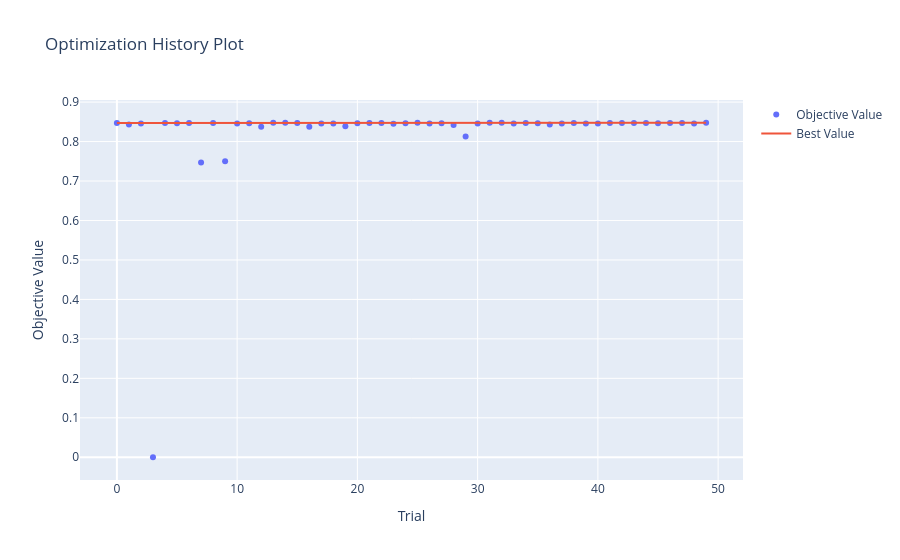
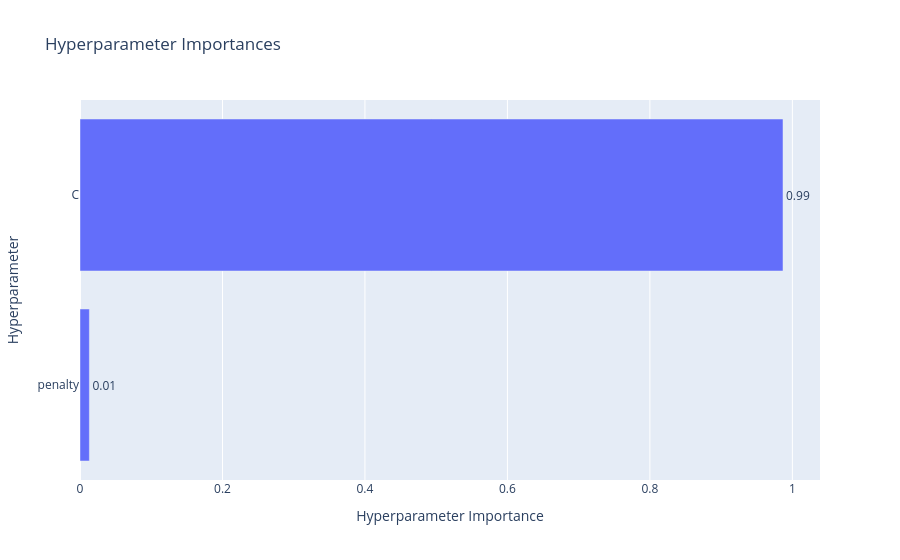

The code cell stored with these charts, in order, in its notebook:
### Code cell
optuna.visualization.plot_optimization_history(study).show()
optuna.visualization.plot_param_importances(study).show()

### Figure 1 — Plotly figure (JSON) as saved in the notebook; plotly's stock layout.template omitted (floating-point values rounded to 4 significant figures)
{"data": [{"mode": "markers", "name": "Objective Value", "type": "scatter", "x": [0, 1, 2, 3, 4, 5, 6, 7, 8, 9, 10, 11, 12, 13, 14, 15, 16, 17, 18, 19, 20, 21, 22, 23, 24, 25, 26, 27, 28, 29, 30, 31, 32, 33, 34, 35, 36, 37, 38, 39, 40, 41, 42, 43, 44, 45, 46, 47, 48, 49], "y": [0.8473, 0.8435, 0.8458, 0, 0.8468, 0.8462, 0.8473, 0.7468, 0.8468, 0.75, 0.8459, 0.8465, 0.8375, 0.8474, 0.8477, 0.8469, 0.8378, 0.8461, 0.8457, 0.8389, 0.8462, 0.8467, 0.8473, 0.8453, 0.8463, 0.8475, 0.8459, 0.8462, 0.842, 0.813, 0.8456, 0.8474, 0.8474, 0.8456, 0.8468, 0.8463, 0.843, 0.8458, 0.8472, 0.8461, 0.846, 0.8469, 0.8469, 0.847, 0.8471, 0.8462, 0.8472, 0.8468, 0.8456, 0.8475]}, {"mode": "lines", "name": "Best Value", "type": "scatter", "x": [0, 1, 2, 3, 4, 5, 6, 7, 8, 9, 10, 11, 12, 13, 14, 15, 16, 17, 18, 19, 20, 21, 22, 23, 24, 25, 26, 27, 28, 29, 30, 31, 32, 33, 34, 35, 36, 37, 38, 39, 40, 41, 42, 43, 44, 45, 46, 47, 48, 49], "y": [0.8473, 0.8473, 0.8473, 0.8473, 0.8473, 0.8473, 0.8473, 0.8473, 0.8473, 0.8473, 0.8473, 0.8473, 0.8473, 0.8474, 0.8477, 0.8477, 0.8477, 0.8477, 0.8477, 0.8477, 0.8477, 0.8477, 0.8477, 0.8477, 0.8477, 0.8477, 0.8477, 0.8477, 0.8477, 0.8477, 0.8477, 0.8477, 0.8477, 0.8477, 0.8477, 0.8477, 0.8477, 0.8477, 0.8477, 0.8477, 0.8477, 0.8477, 0.8477, 0.8477, 0.8477, 0.8477, 0.8477, 0.8477, 0.8477, 0.8477]}, {"marker": {"color": "#cccccc"}, "mode": "markers", "name": "Infeasible Trial", "showlegend": false, "type": "scatter", "x": [], "y": []}], "layout": {"title": {"text": "Optimization History Plot"}, "xaxis": {"title": {"text": "Trial"}}, "yaxis": {"title": {"text": "Objective Value"}}}}

### Figure 2 — Plotly figure (JSON) as saved in the notebook; plotly's stock layout.template omitted (floating-point values rounded to 4 significant figures)
{"data": [{"cliponaxis": false, "hovertemplate": ["penalty (CategoricalDistribution): 0.01316857823425477<extra></extra>", "C (FloatDistribution): 0.9868314217657452<extra></extra>"], "name": "Objective Value", "orientation": "h", "text": ["0.01", "0.99"], "textposition": "outside", "type": "bar", "x": [0.01317, 0.9868], "y": ["penalty", "C"]}], "layout": {"title": {"text": "Hyperparameter Importances"}, "xaxis": {"title": {"text": "Hyperparameter Importance"}}, "yaxis": {"title": {"text": "Hyperparameter"}}}}
